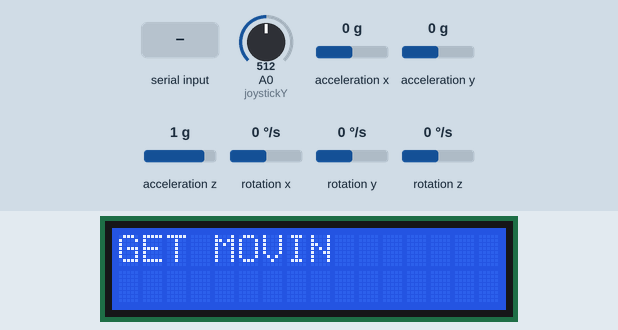
This sketch was run on a simulated Arduino Uno, built with avr-gcc and run on an emulated ATmega328P. Shown: 16×2 character LCD. The test bench sets the inputs (shaded band); at power-on: A0 (joystickY) = 512, acceleration x 0 g, acceleration y 0 g, acceleration z 1 g, rotation x 0 °/s, rotation y 0 °/s, rotation z 0 °/s. What the sketch prints to the serial monitor is not drawn.

Above: at 4.2 s.
4.3 s: "30,150\n" received over Serial
At 4.5 s:
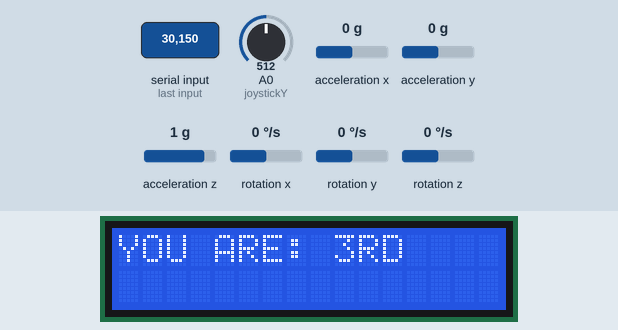
6.1 s: "90,45\n" received over Serial
At 6.34 s:
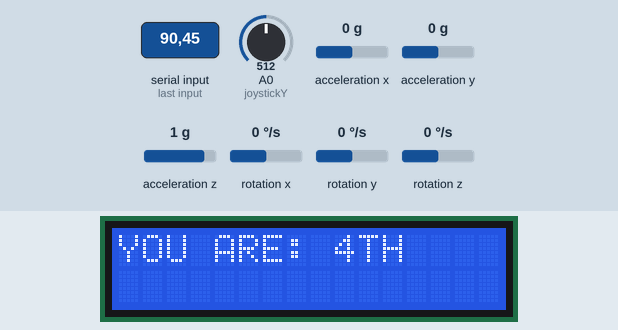
9.1 s: "1\n" received over Serial
At 9.28 s:
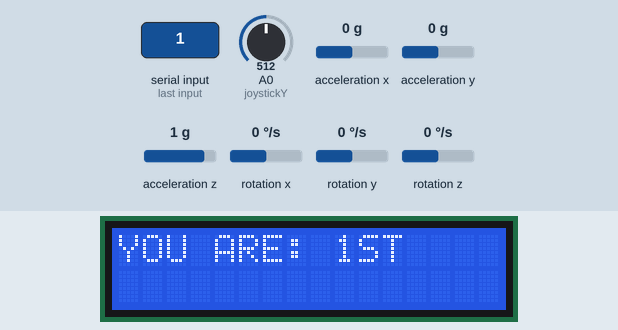
13.9 s: A0 (joystickY) set to 518
Timing chart, 0 to 16.9 s (numbered marks = the images above; inputs shaded):
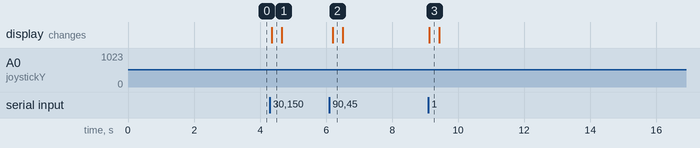

The sketch:

ArduinoCode.ino
```cpp
#include "I2Cdev.h"
#include "MPU6050.h"
#include "Wire.h"
#include <LiquidCrystal.h>

// define the calibration offsets obtained from the calibration process
#define ACCEL_X_OFFSET -1446
#define ACCEL_Y_OFFSET -3389
#define ACCEL_Z_OFFSET 1394
#define GYRO_X_OFFSET 126
#define GYRO_Y_OFFSET -92
#define GYRO_Z_OFFSET -23

MPU6050 mpu;

// initialize offsets function
void setOffset() {
  mpu.setXAccelOffset(ACCEL_X_OFFSET);
  mpu.setYAccelOffset(ACCEL_Y_OFFSET);
  mpu.setZAccelOffset(ACCEL_Z_OFFSET);
  mpu.setXGyroOffset(GYRO_X_OFFSET);
  mpu.setYGyroOffset(GYRO_Y_OFFSET);
  mpu.setZGyroOffset(GYRO_Z_OFFSET);
}

const float angle_threshold = 5.0;
const float scaling_factor = 0.1;
const int joystickY = A0;

// LCD pins
const int rs = 8;
const int en = 7;
const int d4 = 6;
const int d5 = 5;
const int d6 = 4;
const int d7 = 3;

// initialize LCD
LiquidCrystal lcd(rs, en, d4, d5, d6, d7);

void setup() {
  Wire.begin();
  Serial.begin(9600);

  mpu.initialize();
  pinMode(joystickY, INPUT);

  lcd.begin(16, 2);

  // set the calibration offsets
  setOffset();
}

void loop() {
  int16_t ax, ay, az;
  int16_t gx, gy, gz;

  mpu.getMotion6(&ax, &ay, &az, &gx, &gy, &gz);

  // convert raw data to angles
  float accel_angle = atan2(-ay, az) * RAD_TO_DEG;
  float gyro_rate = gx / 131.0; // 131.0 is a sensitivity scale factor obtained from the MPU6050 datasheet

  // apply complementary filter
  float dt = 0.01; // time interval between each sensor reading (in seconds)
  float gyro_angle = gyro_rate * dt;
  float filtered_angle = 0.98 * (accel_angle + gyro_angle) + 0.02 * accel_angle;

  // map filtered angle to range [-1, 1]
  float mapped_value = (filtered_angle * scaling_factor) / angle_threshold;

  // ensure mapped value is within [-1, 1] range
  mapped_value = max(-1.0f, min(1.0f, mapped_value));

  // map value between [-1, 1]
  float joyStickYValue = map(analogRead(joystickY) + 4, 0, 1023, 100, -100) / 100.0;

  String place = recvSerial();

  lcd.clear();
  lcd.setCursor(0, 0);
  lcd.print(place);

  String data = String(mapped_value) + "," + String(joyStickYValue);

  Serial.println(data);

  delay(20);
}

String recvSerial() {
  String place = "GET MOVIN";

  if (Serial.available()) {
    int serialData = Serial.read() - '0'; // convert to int

    switch (serialData) {
      case 1:
        place = "1ST";
        break;
      case 2:
        place = "2ND";
        break;
      case 3:
        place = "3RD";
        break;
      case 4:
        place = "4TH";
        break;
    }
  }

  if (place != "GET MOVIN") {
    return "YOU ARE: " + place;
  }

  return place;
}
```

Measured:
- after the input at 4.3 s, the display: changes after 0.05 s (image 1)
- after the input at 6.1 s, the display: changes after 0.10 s (image 2)
- after the input at 9.1 s, the display: changes at once (image 3)
- after the input at 13.9 s, every drawn part: stays the same
